Frame 1 (no input): blank canvas, image omitted
Frame 60 (no input): blank canvas, image omitted
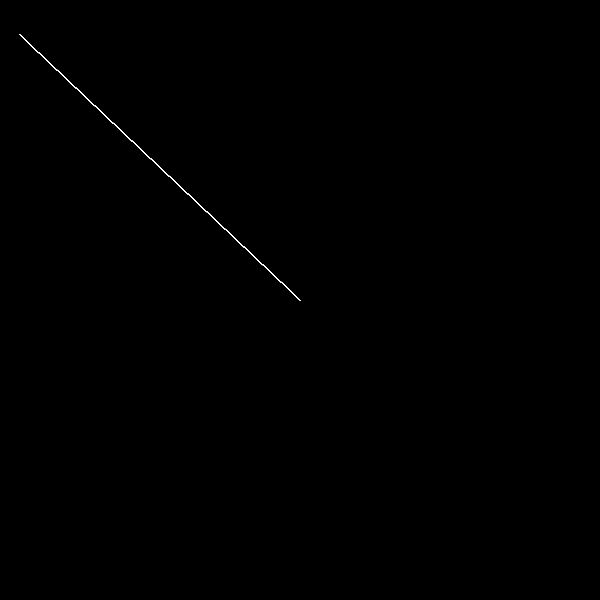
Frame 120 (the mouse pressed at the canvas centre since frame 60)

The p5.js sketch whose frames 1 and 60 were blank and that drew this single picture after the mouse press (run headless with seeded random() and noise() and a simulated clock; from frame 60 on, the mouse is pressed at the canvas centre):

// p5.js sketch
// ── sketch.js
function setup() {
    createCanvas(600, 600);
    background("black")
  }
  
  function draw() {
    
  
    stroke("white")
    fill("darkred")
    
    // console.log(mouseIsPressed)
    
    if (mouseIsPressed) {
      quad(mouseX, mouseY, 20, 35)  
    } 
  
    }
  
